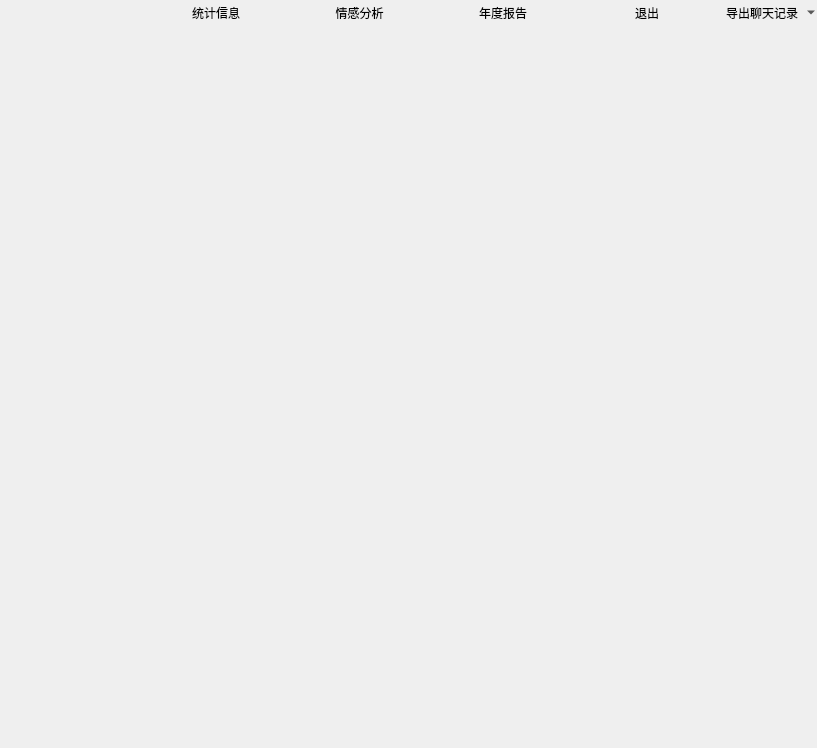
<?xml version="1.0" encoding="UTF-8"?>
<ui version="4.0">
    <class>Form</class>
    <widget class="QWidget" name="Form">
        <property name="geometry">
            <rect>
                <x>0</x>
                <y>0</y>
                <width>817</width>
                <height>748</height>
            </rect>
        </property>
        <property name="windowTitle">
            <string>Form</string>
        </property>
        <layout class="QHBoxLayout" name="horizontalLayout">
            <property name="spacing">
                <number>0</number>
            </property>
            <property name="leftMargin">
                <number>0</number>
            </property>
            <property name="topMargin">
                <number>0</number>
            </property>
            <property name="rightMargin">
                <number>0</number>
            </property>
            <property name="bottomMargin">
                <number>0</number>
            </property>
            <item>
                <widget class="QFrame" name="frame">
                    <property name="frameShape">
                        <enum>QFrame::NoFrame</enum>
                    </property>
                    <property name="frameShadow">
                        <enum>QFrame::Raised</enum>
                    </property>
                    <layout class="QVBoxLayout" name="verticalLayout">
                        <property name="spacing">
                            <number>0</number>
                        </property>
                        <property name="leftMargin">
                            <number>0</number>
                        </property>
                        <property name="topMargin">
                            <number>0</number>
                        </property>
                        <property name="rightMargin">
                            <number>0</number>
                        </property>
                        <property name="bottomMargin">
                            <number>0</number>
                        </property>
                        <item>
                            <layout class="QHBoxLayout" name="horizontalLayout_3">
                                <property name="spacing">
                                    <number>0</number>
                                </property>
                                <item>
                                    <widget class="QLabel" name="label_remark">
                                        <property name="maximumSize">
                                            <size>
                                                <width>16777215</width>
                                                <height>100</height>
                                            </size>
                                        </property>
                                        <property name="font">
                                            <font>
                                                <pointsize>12</pointsize>
                                            </font>
                                        </property>
                                        <property name="text">
                                            <string/>
                                        </property>
                                    </widget>
                                </item>
                                <item>
                                    <widget class="QPushButton" name="btn_analysis">
                                        <property name="styleSheet">
                                            <string notr="true"/>
                                        </property>
                                        <property name="text">
                                            <string>统计信息</string>
                                        </property>
                                        <property name="flat">
                                            <bool>true</bool>
                                        </property>
                                    </widget>
                                </item>
                                <item>
                                    <widget class="QPushButton" name="btn_emotion">
                                        <property name="text">
                                            <string>情感分析</string>
                                        </property>
                                        <property name="flat">
                                            <bool>true</bool>
                                        </property>
                                    </widget>
                                </item>
                                <item>
                                    <widget class="QPushButton" name="btn_report">
                                        <property name="text">
                                            <string>年度报告</string>
                                        </property>
                                        <property name="flat">
                                            <bool>true</bool>
                                        </property>
                                    </widget>
                                </item>
                                <item>
                                    <widget class="QPushButton" name="btn_back">
                                        <property name="text">
                                            <string>退出</string>
                                        </property>
                                        <property name="flat">
                                            <bool>true</bool>
                                        </property>
                                    </widget>
                                </item>
                                <item>
                                    <widget class="QToolButton" name="toolButton_output">
                                        <property name="text">
                                            <string>导出聊天记录</string>
                                        </property>
                                        <property name="icon">
                                            <iconset>
                                                <normaloff>../../resources/icons/output.svg</normaloff>
                                                ../../resources/icons/output.svg
                                            </iconset>
                                        </property>
                                        <property name="checkable">
                                            <bool>false</bool>
                                        </property>
                                        <property name="popupMode">
                                            <enum>QToolButton::MenuButtonPopup</enum>
                                        </property>
                                        <property name="toolButtonStyle">
                                            <enum>Qt::ToolButtonTextBesideIcon</enum>
                                        </property>
                                        <property name="autoRaise">
                                            <bool>true</bool>
                                        </property>
                                        <property name="arrowType">
                                            <enum>Qt::NoArrow</enum>
                                        </property>
                                    </widget>
                                </item>
                            </layout>
                        </item>
                        <item>
                            <widget class="QStackedWidget" name="stackedWidget">
                                <property name="currentIndex">
                                    <number>1</number>
                                </property>
                                <widget class="QWidget" name="page_3"/>
                                <widget class="QWidget" name="page_4"/>
                            </widget>
                        </item>
                    </layout>
                </widget>
            </item>
        </layout>
    </widget>
    <resources/>
    <connections/>
</ui>
